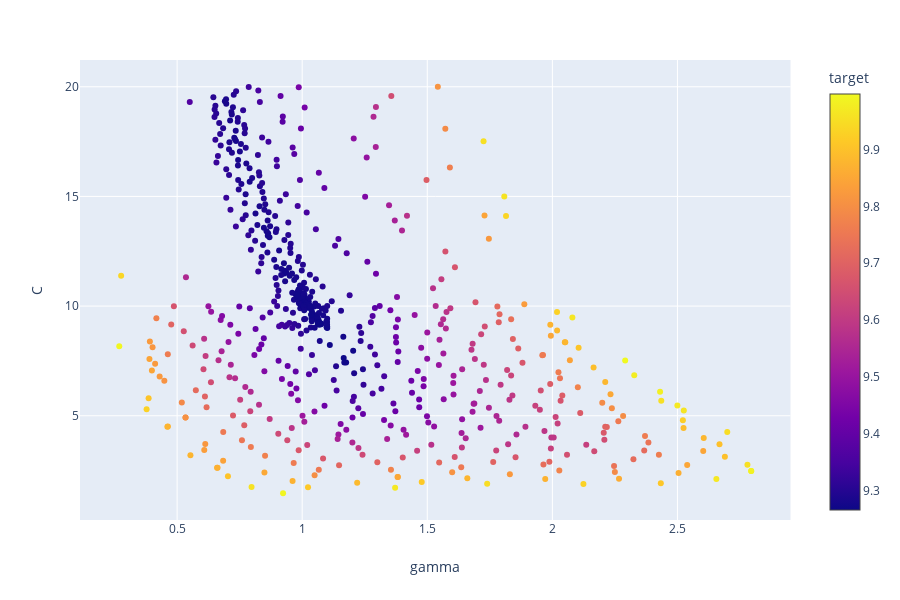

Write notebook code for a chart like this one.
### Code cell
px.scatter(df1, x="gamma", y="C", color="target")

### Figure 1 — Plotly figure (JSON) as saved in the notebook; plotly's stock layout.template omitted (floating-point values rounded to 4 significant figures; data arrays with more than 128 entries replaced by an {"elided": "..."} marker saying what was removed)
{"data": [{"hoverlabel": {"namelength": 0}, "hovertemplate": "gamma=%{x}<br>C=%{y}<br>target=%{marker.color}", "legendgroup": "", "marker": {"color": {"elided": "736 float values"}, "coloraxis": "coloraxis", "symbol": "circle"}, "mode": "markers", "name": "", "showlegend": false, "type": "scatter", "x": {"elided": "736 float values"}, "xaxis": "x", "y": {"elided": "736 float values"}, "yaxis": "y"}], "layout": {"coloraxis": {"colorbar": {"title": {"text": "target"}}, "colorscale": [[0, "#0d0887"], [0.1111, "#46039f"], [0.2222, "#7201a8"], [0.3333, "#9c179e"], [0.4444, "#bd3786"], [0.5556, "#d8576b"], [0.6667, "#ed7953"], [0.7778, "#fb9f3a"], [0.8889, "#fdca26"], [1, "#f0f921"]]}, "height": 600, "legend": {"tracegroupgap": 0}, "margin": {"t": 60}, "xaxis": {"anchor": "y", "domain": [0, 0.98], "title": {"text": "gamma"}}, "yaxis": {"anchor": "x", "domain": [0, 1], "title": {"text": "C"}}}}
